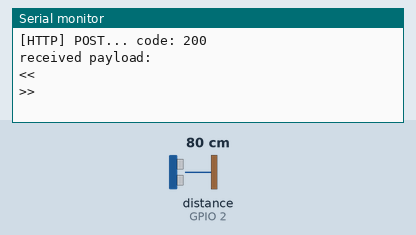
Simulated run of this sketch. Board: ESP8266 (NodeMCU). Parts: the last lines printed to the serial monitor. Wiring (inferred from the names in the program): ultrasonic range finder: trigger GPIO 3; echo GPIO 2. The inputs (shaded band) are chosen by the test bench; at power-on: distance to the obstacle (sensor on GPIO 2) 80 cm. The echo pulse lasts 58.3 µs per cm; WiFi joins after 1.5 s; servers stay silent unless stated; uploads are accepted with an empty reply.

Above: at 2.7 s.
2.8 s: distance to the obstacle (sensor on GPIO 2) set to 2 cm
At 11.96 s:
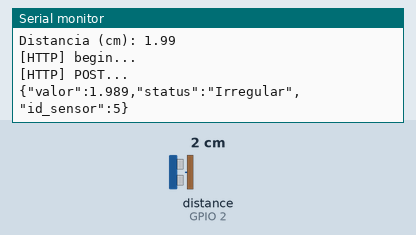
13.2 s: distance to the obstacle (sensor on GPIO 2) set to 4 cm
At 22.21 s:
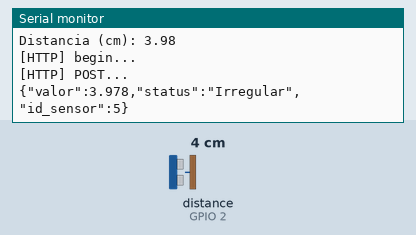

The sketch:

codigoSensorUltrasonicoIoT.ino
```cpp
// codigoSensorUltrasonicoIoT.ino

// Include the libraries we need
// Librerias necesarias
#include <ESP8266WiFi.h>
#include <ESP8266HTTPClient.h>
#include <ArduinoJson.h>

 // We define the pin connections of the HC-SR04 ultrasonic sensor
// Definimos las conexiones de los pines del sensor ultrasónico HC-SR04
// Trigger pin
// Pin de disparo
const int trigPin = 3;
// Echo pin
// Pin de eco
const int echoPin = 2;
// Pin of the LED integrated in the Arduino board
// Pin del LED integrado en la placa Arduino
const int ledPin = LED_BUILTIN;

// We define the speed of sound in cm/us (microseconds)
// Definimos la velocidad del sonido en cm/us (microsegundos)
#define SOUND_VELOCITY 0.034

// We define a conversion factor from centimeters to inches
// Definimos un factor de conversión de centímetros a pulgadas
#define CM_TO_INCH 0.393701

// Variables to store the time it takes for the signal to return and the calculated distances
// Variables para almacenar el tiempo que la señal tarda en regresar y las distancias calculadas
long duration;
float distanceCm;
float distanceInch;
const float test = 20; // Distancia de prueba (en cm) // Test distance (in cm)

// We define the IP of the server and the port
// Se define el IP del servidor y el puerto
#define SERVER_IP "000.000.000.000:3000" // Replace with your IP and port

// We define the ssid and password of the network to use
// Se define el ssid y la contraseña de la red a usar
#ifndef STASSID
#define STASSID "ssid" // Replace with your SSID
#define STAPSK "password" // Replace with your Password
#endif

// Setup
void setup() {

  // Begin serial communication
  // Inicar comunicación serial
  Serial.begin(9600);
  Serial.println();
  Serial.println();
  Serial.println();
  // We set the trigger pin (trigPin) as output
  // Configuramos el pin de disparo (trigPin) como salida
  pinMode(trigPin, OUTPUT);
  // We set the echo pin (echoPin) as input
  // Configuramos el pin de eco (echoPin) como entrada
  pinMode(echoPin, INPUT);

  // Start internet connection
  // Arrancar conexion a internet
  WiFi.begin(STASSID, STAPSK);
  // Wait for connection
  // Verificar que la conexion haya sido exitosa
  while (WiFi.status() != WL_CONNECTED) {
    delay(500);
    Serial.print(".");
  }
  // Show assigned IP
  // Mostrar IP asignada
  Serial.println("");
  Serial.print("Connected! IP address: ");
  Serial.println(WiFi.localIP());

}

// loop
void loop() {
  // Code to get readings and the actuator
  // Codigo para obtener lecturas y el actuador
  // Ponemos el trigPin en estado bajo para asegurarnos de que esté limpio
  digitalWrite(trigPin, LOW);
  delayMicroseconds(2);
  // Activate the trigPin in high state for 10 microseconds to send an ultrasonic pulse
  // Activamos el trigPin en estado alto durante 10 microsegundos para enviar un pulso ultrasónico
  digitalWrite(trigPin, HIGH);
  delayMicroseconds(10);
  digitalWrite(trigPin, LOW);
  // Read the time it takes for the ultrasonic pulse to bounce and return
  // Leemos el tiempo que tarda el pulso ultrasónico en rebotar y regresar
  duration = pulseIn(echoPin, HIGH);
  // We calculate the distance using the formula: distance = (time x sound speed) / 2
  // Calculamos la distancia usando la fórmula: distancia = (tiempo x velocidad del sonido) / 2
  distanceCm = duration * SOUND_VELOCITY / 2;
  // We convert the distance from centimeters to inches
  // Convertimos la distancia de centímetros a pulgadas
  distanceInch = distanceCm * CM_TO_INCH;

  // If the distance is less than the test value (20 cm in this case), we turn on the integrated LED
  // Si la distancia es menor que el valor de prueba (20 cm en este caso), encendemos el LED integrado
  if (distanceCm < test){
    digitalWrite(ledPin, HIGH); // Lectura anormal // Abnormal reading
  } else {
    digitalWrite(ledPin, LOW); // Lectura normal // Normal reading
  }
  // We print the distance in centimeters on the Serial Monitor
  // Imprimimos la distancia en centímetros en el Monitor Serie
  Serial.print("Distancia (cm): ");
  Serial.println(distanceCm);


  // Code to insert the reading in the DB
  // Codigo para insertar la lectura en la BD

  // Wait for internet connection
  // Esperar por conexion a internet
  if ((WiFi.status() == WL_CONNECTED)) {
    WiFiClient client;
    HTTPClient http;
    Serial.print("[HTTP] begin...\n");
    // Define endpoint for inserting sensor readings
    // Definir endpoint para la insercion de las lecturas del sensor
    http.begin(client, "http://000.000.000.000:3000/api/insertLogUltrasonico");  // Replace with your IP and port
    // Define the header to use for requests
    // Definir el header a usar para las solicitudes
    http.addHeader("Content-Type", "application/json");
    Serial.print("[HTTP] POST...\n");
    // Define the body of the request based on whether the reading was normal or abnormal
    // Definir el cuerpo de la solicitud con base a si la lectura fue normal o anormal
    if (distanceCm < test){
      StaticJsonDocument<64> doc;
      doc["valor"] = distanceCm;
      doc["status"] = "Irregular";
      doc["id_sensor"] = 5; // Ajustar segun el sensor de donde se este obteniendo la lectura / Adjust according to the sensor from which the reading is being obtained
      // Serialize the JSON object to a string
      // Serializar el objeto JSON a una cadena
      String jsonString;
      serializeJson(doc, jsonString);
      // Print the string to the serial monitor
      // Imprimir la cadena en el monitor serial
      Serial.println(jsonString);
      // Make the POST request to the API
      // Hacer la solicitud POST a la API
      int httpCode = http.POST(jsonString);
      // Verify that the API response code does not correspond to an error
      // Verificar que el codigo de respuesta de la API no corresponda a un error
      if (httpCode > 0) {
        Serial.printf("[HTTP] POST... code: %d\n", httpCode);
        if (httpCode == HTTP_CODE_OK) {
          const String& payload = http.getString();
          Serial.println("received payload:\n<<");
          Serial.println(payload);
          Serial.println(">>");
        }
      } else {
        Serial.printf("[HTTP] POST... failed, error: %s\n", http.errorToString(httpCode).c_str());
      }
    } else {
      StaticJsonDocument<64> doc;
      doc["valor"] = distanceCm;
      doc["status"] = "Regular";
      doc["id_sensor"] = 5; // Ajustar segun el sensor de donde se este obteniendo la lectura / Adjust according to the sensor from which the reading is being obtained
      // Serialize the JSON object to a string
      // Serializar el objeto JSON a una cadena
      String jsonString;
      serializeJson(doc, jsonString);
      // Print the string to the serial monitor
      // Imprimir la cadena en el monitor serial
      Serial.println(jsonString);
      // Make the POST request to the API
      // Hacer la solicitud POST a la API
      int httpCode = http.POST(jsonString);
      // Verify that the API response code does not correspond to an error
      // Verificar que el codigo de respuesta de la API no corresponda a un error
      if (httpCode > 0) {
        Serial.printf("[HTTP] POST... code: %d\n", httpCode);
        if (httpCode == HTTP_CODE_OK) {
          const String& payload = http.getString();
          Serial.println("received payload:\n<<");
          Serial.println(payload);
          Serial.println(">>");
        }
      } else {
        Serial.printf("[HTTP] POST... failed, error: %s\n", http.errorToString(httpCode).c_str());
      }
    }
    // End connection when the request is finished
    // Terminar conexion cuando se termine la solicitud
    http.end();
  }
  delay(10000);

}
```

Measured:
- after the input at 2.8 s, the serial monitor: prints a new line after 9.0 s (image 1)
- after the input at 13.2 s, the serial monitor: prints a new line after 8.8 s (image 2)
